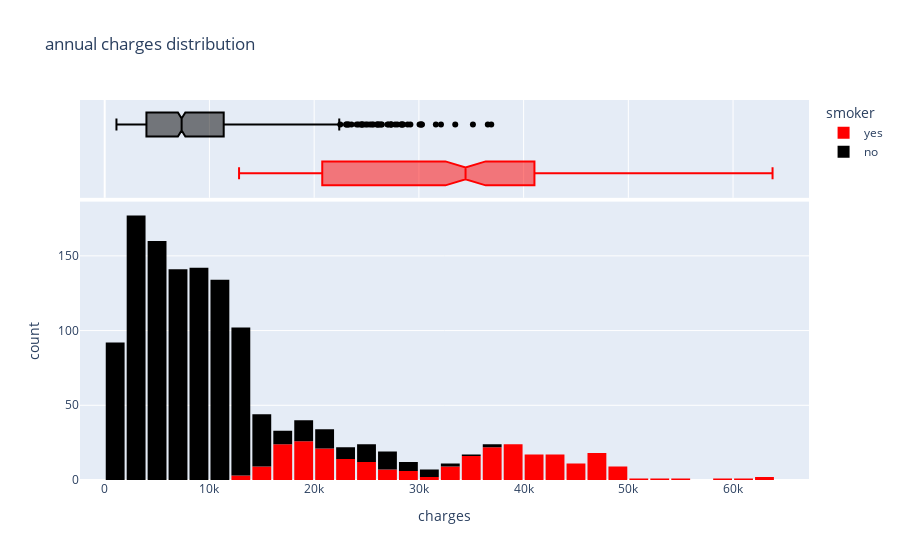

This figure's notebook cell:
### Code cell
fig = px.histogram(medical_df , x='charges' ,color='smoker', marginal='box', title='annual charges distribution', color_discrete_sequence=['red' , 'black']);
fig.update_layout(bargap=0.1);
fig.show()

### Figure 1 — Plotly figure (JSON) as saved in the notebook; plotly's stock layout.template omitted (floating-point values rounded to 4 significant figures; data arrays with more than 128 entries replaced by an {"elided": "..."} marker saying what was removed)
{"data": [{"bingroup": "x", "hovertemplate": "smoker=yes<br>charges=%{x}<br>count=%{y}<extra></extra>", "legendgroup": "yes", "marker": {"color": "red", "pattern": {"shape": ""}}, "name": "yes", "orientation": "v", "showlegend": true, "type": "histogram", "x": {"elided": "274 float values"}, "xaxis": "x", "yaxis": "y"}, {"hovertemplate": "smoker=yes<br>charges=%{x}<extra></extra>", "legendgroup": "yes", "marker": {"color": "red"}, "name": "yes", "notched": true, "showlegend": false, "type": "box", "x": {"elided": "274 float values"}, "xaxis": "x2", "yaxis": "y2"}, {"bingroup": "x", "hovertemplate": "smoker=no<br>charges=%{x}<br>count=%{y}<extra></extra>", "legendgroup": "no", "marker": {"color": "black", "pattern": {"shape": ""}}, "name": "no", "orientation": "v", "showlegend": true, "type": "histogram", "x": {"elided": "1064 float values"}, "xaxis": "x", "yaxis": "y"}, {"hovertemplate": "smoker=no<br>charges=%{x}<extra></extra>", "legendgroup": "no", "marker": {"color": "black"}, "name": "no", "notched": true, "showlegend": false, "type": "box", "x": {"elided": "1064 float values"}, "xaxis": "x2", "yaxis": "y2"}], "layout": {"bargap": 0.1, "barmode": "relative", "legend": {"title": {"text": "smoker"}, "tracegroupgap": 0}, "title": {"text": "annual charges distribution"}, "xaxis": {"anchor": "y", "domain": [0, 1], "title": {"text": "charges"}}, "xaxis2": {"anchor": "y2", "domain": [0, 1], "matches": "x", "showgrid": true, "showticklabels": false}, "yaxis": {"anchor": "x", "domain": [0, 0.7326], "title": {"text": "count"}}, "yaxis2": {"anchor": "x2", "domain": [0.7426, 1], "matches": "y2", "showgrid": false, "showline": false, "showticklabels": false, "ticks": ""}}}
